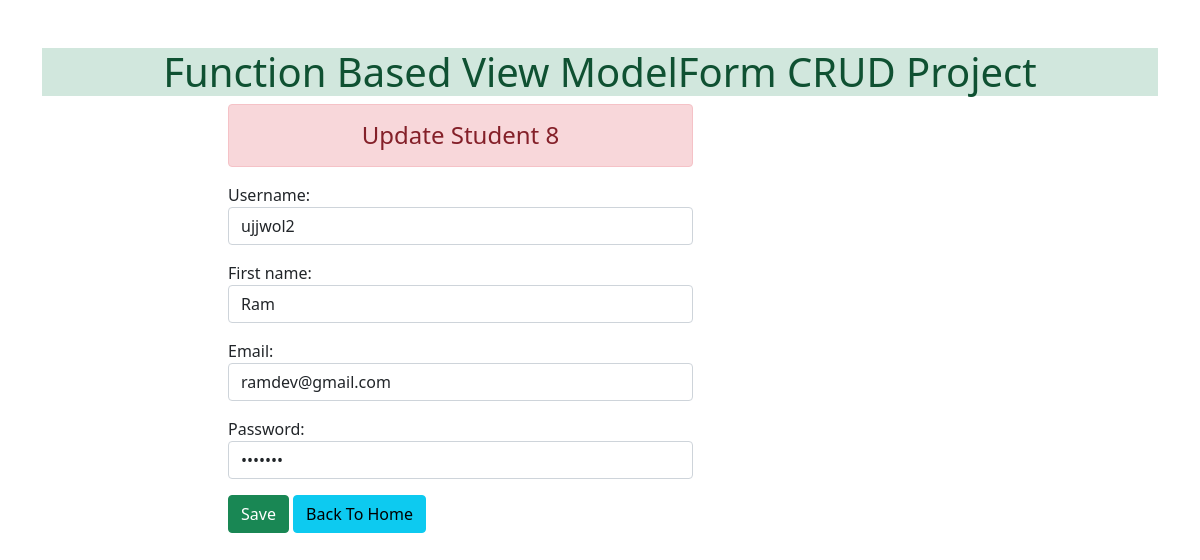
Page /8 on the committed database.
### enroll/models.py (models this page shows)
class User(models.Model):
    username = models.CharField(max_length=50)
    email = models.EmailField(max_length=254)
    first_name = models.CharField(max_length=100)
    password = models.CharField(max_length=50)

### enroll/views.py (the view)
# urls.py: path('<int:id>', views.update_data, name="updatedata")
def update_data(request, id):
    if request.method == "POST":
        pi = User.objects.get(pk=id)
        fm = StudentRegister(request.POST, instance=pi)
        if fm.is_valid():
            fm.save()
    else:
        pi = User.objects.get(pk=id)
        fm = StudentRegister(instance=pi)
    return render(request, 'enroll/update.html', {'form':fm, 'id':id})

### enroll/forms.py
class StudentRegister(forms.ModelForm):
    class Meta:
        model = User
        fields = ["id", "username", "first_name", "email", "password"]
        widgets = {
            'username': forms.TextInput(attrs={'class':'form-control'}),
            'first_name': forms.TextInput(attrs={'class':'form-control'}),
            'email': forms.EmailInput(attrs={'class':'form-control'}),
            'password': forms.PasswordInput(render_value=True, attrs={'class':'form-control'})
        }

### enroll/templates/enroll/update.html (shortened to what this page needs)
{% extends 'enroll/base.html' %}
{% block content %}
    <div class="col-sm-5 offset-2" >
        <h4 class="text-center alert alert-danger" >Update Student {{id}}</h4>
        <form action="" method="POST">
            {{form.as_p}}
            <input type="Submit" value="Save" class="btn btn-success">
            <a href="{% url 'addandshow' %}" class="btn btn-info">Back To Home</a>
        </form>
    </div>
{% endblock content %}

### rows in the picture
User: username "ujjwol2", first_name "Ram", email "ramdev@gmail.com"

### other values in the picture
{{ id }} "8"
